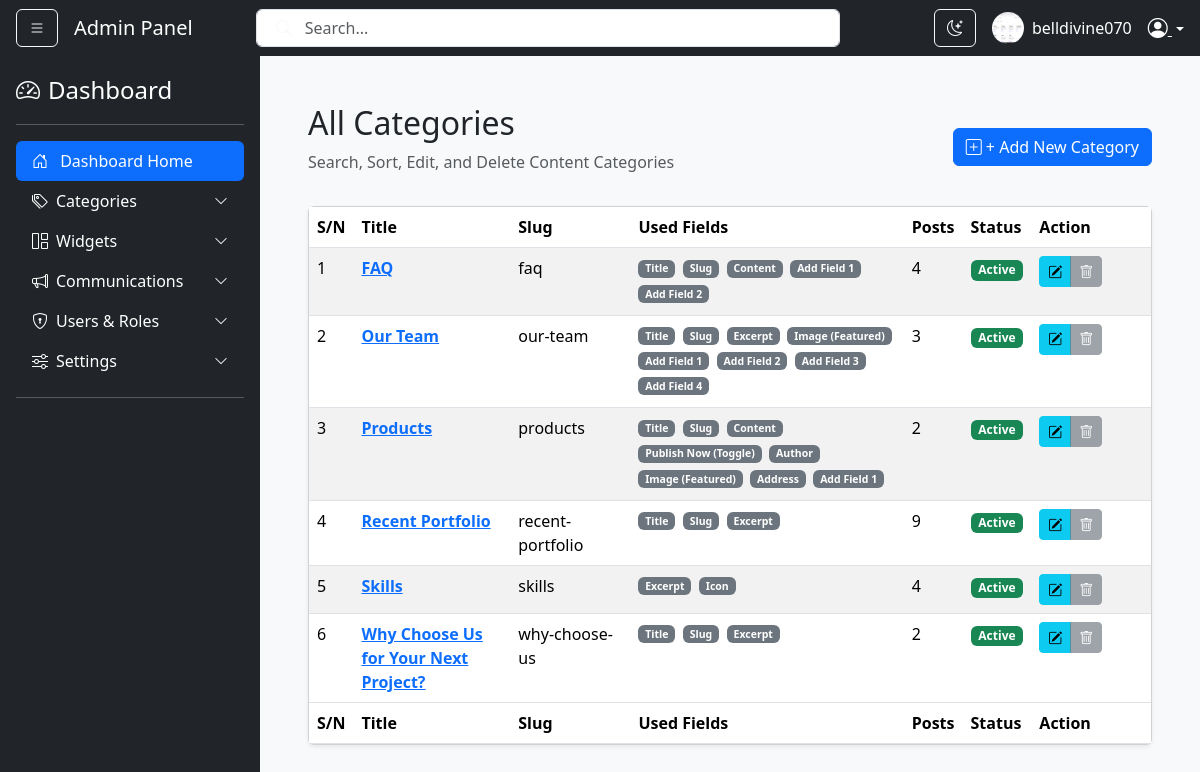
/bg-admin/category/lists/ (signed in), run on the app's committed database.
### users/models.py (models this page shows, shortened)
class CustomUser(AbstractBaseUser, PermissionsMixin):
    id = models.UUIDField(primary_key=True, default=uuid.uuid4, editable=False)
    email = models.EmailField(unique=True)
    username = models.CharField(max_length=150, unique=True)
    first_name = models.CharField(max_length=30)
    last_name = models.CharField(max_length=30)
    full_name = models.CharField(max_length=60, blank=True, null=True, editable=False)
    is_subscribed = models.BooleanField(default=True, verbose_name="Wants Newsletters")
    is_active = models.BooleanField(default=True)
    is_staff = models.BooleanField(default=False)
    is_manager = models.BooleanField(default=False)
    is_online = models.BooleanField(default=False)
    department = models.ForeignKey(Department, on_delete=models.SET_NULL, null=True, blank=True)
    date_joined = models.DateTimeField(default=timezone.now)
    role = models.ForeignKey('users.Role', on_delete=models.SET_NULL, null=True, blank=True, related_name='users')
    assigned_to = models.ForeignKey('self', on_delete=models.SET_NULL, null=True, blank=True, related_name='subordinates')
    region = models.CharField(max_length=50, blank=True, null=True)
    religion = models.CharField(max_length=50, blank=True, null=True)
    tribe = models.CharField(max_length=50, blank=True, null=True)
    ip_address = models.GenericIPAddressField(blank=True, null=True)
    racial_info = models.CharField(max_length=20, choices=[('black', 'Black'), ('white', 'White'), ('other', 'Other')], blank=True, null=True)
    profile_image = models.ImageField(upload_to='profile_images/', null=True, blank=True)
    USERNAME_FIELD = 'email'
    REQUIRED_FIELDS = ['username', 'first_name', 'last_name']
    objects = CustomUserManager()
    class Meta:
        verbose_name = 'Custom User'
        verbose_name_plural = 'Custom Users'

class Category(models.Model):
    title = models.CharField(max_length=100, unique=True)
    slug = models.SlugField(max_length=100, unique=True, blank=True)
    excerpt = models.TextField(blank=True, null=True)
    media_file = models.FileField(upload_to='category_media/{category}/', blank=True, null=True)
    child_fields = models.JSONField(default=list, blank=True)
    class Meta:
        verbose_name = "Content Type (Category)"
        verbose_name_plural = "Content Types (Categories)"

### users/views.py (the view)
# urls.py: path('category/lists/', views.CategoryListView.as_view(), name='category_list'),
class CategoryListView(LoginRequiredMixin, ListView):
    model = Category
    template_name = 'categories/category_list.html'
    context_object_name = 'categories'
    def get_queryset(self):
        return Category.objects.annotate(post_count=Count('posts')).order_by('title')
    def get_context_data(self, **kwargs):
        context = super().get_context_data(**kwargs)
        context['POST_FIELD_CHOICES'] = dict(POST_FIELD_CHOICES)
        return context

### users/context_processors.py (called while the page is built)
def app_settings_processor(request):
    settings_dict = {}
    try:
        variables = AppVariable.objects.all().values('var_name', 'var_value')
        for var in variables:
            settings_dict[var['var_name']] = var['var_value']
    except Exception as e:
        print(f"Error loading AppVariables: {e}")
        settings_dict = {}
    return settings_dict

### users/templatetags/category_tags.py (called while the page is built)
@register.filter
def get_item(dictionary, key):
    if isinstance(dictionary, dict):
        return dictionary.get(key)
    return None

### users/templates/categories/category_list.html (shortened to what this page needs)
{% extends "layout.html" %}
{% load static %}
{% load widget_tweaks %}
{% load category_tags %}
{% block content %}
<div class="container-fluid mt-4">
    <div class="d-flex justify-content-between align-items-center mb-3">
        <div>
            <h2>All Categories</h2>
            <p class="text-muted">Search, Sort, Edit, and Delete Content Categories</p>
        </div>
        <a href="{% url 'category_create' %}" class="btn btn-primary">
            <i class="bi bi-plus-square"></i> + Add New Category
        </a>
    </div>
    <div class="card shadow-sm">
        <div class="card-body p-0">
            <table class="table table-striped table-hover mb-0">
                <thead>
                    <tr>
                        <th style="width: 5%;">S/N</th>
                        <th style="width: 20%;">Title</th>
                        <th style="width: 15%;">Slug</th>
                        <th style="width: 35%;">Used Fields</th>
                        <th style="width: 5%;">Posts</th>
                        <th style="width: 5%;">Status</th>
                        <th style="width: 15%;">Action</th>
                    </tr>
                </thead>
                <tbody>
                    {% for category in categories %}
                    <tr>
                        <td>{{ forloop.counter }}</td>
                        <td>
                            <a href="{% url 'post_list_by_category' category_slug=category.slug %}">
                                <strong>{{ category.title }}</strong>
                            </a>
                        </td>
                        <td>{{ category.slug }}</td>
                        <td>
                            <p class="mb-0 small">
                                {% for field_slug in category.child_fields %}
                                    {% with field_label=POST_FIELD_CHOICES|get_item:field_slug %}
                                        <span class="badge text-bg-secondary me-1 mb-1">{{ field_label|default:field_slug }}</span>
                                    {% endwith %}
                                {% endfor %}
                            </p>
                        </td>
                        <td>{{ category.post_count }}</td>
                        <td><span class="badge text-bg-success">Active</span></td>
                        <td>
                            <div class="btn-group" role="group" aria-label="Category Actions">
                                <a href="{% url 'category_update' slug=category.slug %}" class="btn btn-sm btn-info" title="Edit">
                                    <i class="bi bi-pencil-square"></i>
                                </a>
                                {% if category.post_count == 0 %}
                                    <form method="post" action="{% url 'category_delete' slug=category.slug %}" style="display: inline;"
                                          onsubmit="return confirm('Are you sure you want to delete the category: {{ category.name }}? This action is irreversible.');">
                                        {% csrf_token %}
                                        <button type="submit" class="btn btn-sm btn-danger" title="Delete Category">
                                            <i class="bi bi-trash"></i>
                                        </button>
                                    </form>
                                {% else %}
                                    <button class="btn btn-sm btn-secondary" disabled title="Cannot delete: {{ category.post_count }} posts exist.">
                                        <i class="bi bi-trash"></i>
                                    </button>
                                {% endif %}
                            </div>
                        </td>
                    </tr>
                    {% empty %}
                    <tr>
                        <td colspan="7">No content categories defined yet.</td>
                    </tr>
                    {% endfor %}
                </tbody>
                <thead>
                    <tr>
                        <th style="width: 5%;">S/N</th>
                        <th style="width: 20%;">Title</th>
                        <th style="width: 15%;">Slug</th>
                        <th style="width: 35%;">Used Fields</th>
                        <th style="width: 5%;">Posts</th>
                        <th style="width: 5%;">Status</th>
                        <th style="width: 15%;">Action</th>
                    </tr>
                </thead>
            </table>
        </div>
    </div>
</div>
{% endblock content %}

### users/templates/layout.html (shortened to what this page needs)
{% load static %}
<!DOCTYPE html>
<html lang="en">
<head>
    <link rel="stylesheet" href="https://cdn.jsdelivr.net/npm/bootstrap-icons@1.13.1/font/bootstrap-icons.min.css">
    <link href="https://cdn.jsdelivr.net/npm/bootstrap@5.3.2/dist/css/bootstrap.min.css" rel="stylesheet">
    <link rel="stylesheet" href="{% static 'users/css/jquery.datetimepicker.min.css' %}">
    <link rel="stylesheet" href="{% static 'users/css/style.css' %}">
</head>
<body id="mainBody">
    <nav id="navbar" class="navbar navbar-expand-lg navbar-dark bg-dark sticky-top px-3">
        <button class="btn btn-outline-light me-3" id="sidebarToggle">
            <i class="bi bi-list"></i>
        </button>
        <a class="navbar-brand" href="#">Admin Panel</a>
        <form class="d-none d-md-flex mx-auto w-50 position-relative" role="search">
            <input class="form-control ps-5" type="search" placeholder="Search..." aria-label="Search">
            <button class="btn position-absolute top-50 start-0 translate-middle-y ms-2 border-0 bg-transparent" type="submit">
                <i class="bi bi-search text-light"></i>
            </button>
        </form>
        <div class="ms-auto d-flex align-items-center">
            <button class="btn btn-outline-light me-3 d-none d-sm-block" id="darkModeToggle" title="Toggle theme">
                <i class="bi bi-moon-stars" id="moonIcon"></i>
            </button>
            <img src="{% if user.profile_image %}{{ user.profile_image.url }}{% else %}{% static 'images/default_profile.png' %}{% endif %}" alt="Profile" class="rounded-circle me-2" width="32" height="32">
            <span class="text-white me-3 d-none d-lg-inline">{{ user.username|default:"Admin" }}</span>
            <div class="dropdown">
                <a class="text-white dropdown-toggle" data-bs-toggle="dropdown" style="cursor: pointer;">
                    <i class="bi bi-person-circle fs-5"></i>
                </a>
            </div>
        </div>
    </nav>
    <div class="d-flex">
        <div id="sidebar" class="bg-dark text-white p-3">
            <a href="/" class="d-flex align-items-center mb-3 text-white text-decoration-none">
                <i class="bi bi-speedometer2 fs-4 me-2"></i>
                <span class="fs-4">Dashboard</span>
            </a>
            <hr class="border-light">
            <ul class="nav nav-pills flex-column mb-auto">
                <li class="nav-item">
                    <a href="{% url 'index' %}" class="nav-link text-white active">
                        <i class="bi bi-house-door me-2"></i> Dashboard Home
                    </a>
                </li>
                <li>
                    <a data-bs-toggle="collapse" href="#CategoryMenu" class="nav-link text-white d-flex align-items-center">
                        <i class="bi bi-tags me-2"></i> Categories
                        <i class="bi bi-chevron-down ms-auto small"></i>
                    </a>
                </li>
                <li>
                    <a data-bs-toggle="collapse" href="#WidgetMenu" class="nav-link text-white d-flex align-items-center">
                        <i class="bi bi-grid-1x2 me-2"></i> Widgets
                        <i class="bi bi-chevron-down ms-auto small"></i>
                    </a>
                </li>
                <li>
                    <a data-bs-toggle="collapse" href="#commMenu" class="nav-link text-white d-flex align-items-center">
                        <i class="bi bi-megaphone me-2"></i> Communications
                        <i class="bi bi-chevron-down ms-auto small"></i>
                    </a>
                </li>
                <li>
                    <a data-bs-toggle="collapse" href="#usersMenu" class="nav-link text-white d-flex align-items-center">
                        <i class="bi bi-shield-lock me-2"></i> Users & Roles
                        <i class="bi bi-chevron-down ms-auto small"></i>
                    </a>
                </li>
                <li>
                    <a data-bs-toggle="collapse" href="#settingsMenu" class="nav-link text-white d-flex align-items-center">
                        <i class="bi bi-sliders me-2"></i> Settings
                        <i class="bi bi-chevron-down ms-auto small"></i>
                    </a>
                </li>
            </ul>
            <hr class="border-light">
        </div>
        <main id="content" class="flex-grow-1 content-wrapper p-3 p-md-4 bg-light">
            <div class="container-fluid">
                {% block content %}{% endblock content %}
            </div>
        </main>
    </div>
</body>
</html>

### users/static/users/css/style.css (style rules this page uses)
:root { --sidebar-width: 260px; }
body { overflow-x: hidden; background-color: #f8f9fa; transition: background 0.3s; }
#sidebar { min-width: var(--sidebar-width); max-width: var(--sidebar-width); background: #212529; transition: all 0.3s ease; min-height: 100vh; }
#sidebar { width: 260px; transition: all 0.3s ease; }

### users/templates/layout.html (style rules this page uses)
.content-wrapper { transition: all 0.3s; width: 100%; }

### data on the page
CustomUser: profile_image (picture), username "belldivine070"
Category: title "FAQ", slug "faq", child_fields "Title" "Slug" "Content" "Add Field 1" "Add Field 2", post_count "4"
Category: title "Our Team", slug "our-team", child_fields "Title" "Slug" "Excerpt" "Image (Featured)" "Add Field 1" "Add Field 2" "Add Field 3" "Add Field 4", post_count "3"
Category: title "Products", slug "products", child_fields "Title" "Slug" "Content" "Publish Now (Toggle)" "Author" "Image (Featured)" "Address" "Add Field 1", post_count "2"
Category: title "Recent Portfolio", slug "recent-portfolio", child_fields "Title" "Slug" "Excerpt", post_count "9"
Category: title "Skills", slug "skills", child_fields "Excerpt" "Icon", post_count "4"
Category: title "Why Choose Us for Your Next Project?", slug "why-choose-us", child_fields "Title" "Slug" "Excerpt", post_count "2"
